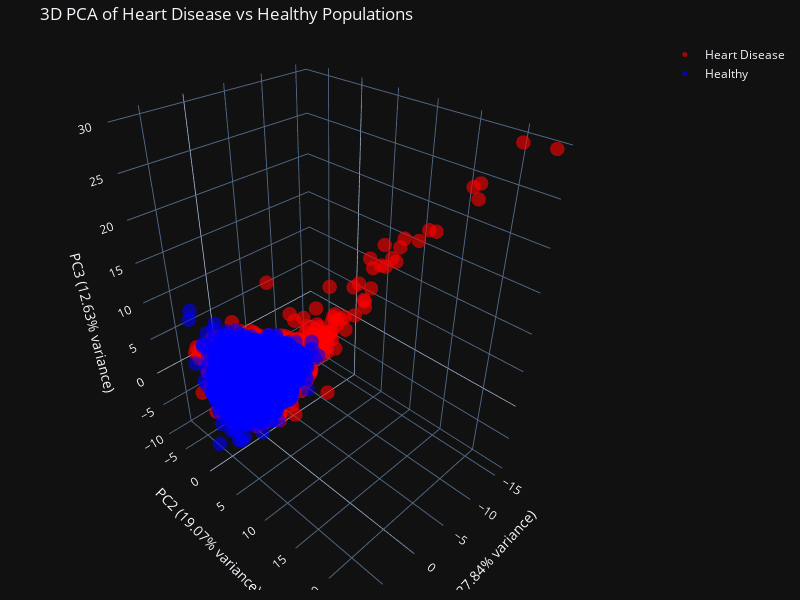

Write notebook code for a chart like this one.
### Code cell
# Apply PCA to both groups
pca_df_heart, variance_ratio_heart = apply_pca_3d(heart_disease_data, 'Heart Disease')
pca_df_healthy, variance_ratio_healthy = apply_pca_3d(healthy_data, 'Healthy')

# Create interactive 3D scatter plot
fig = go.Figure()

# Add Heart Disease data with eid in hover
fig.add_trace(go.Scatter3d(
    x=pca_df_heart['PC1'],
    y=pca_df_heart['PC2'],
    z=pca_df_heart['PC3'],
    mode='markers',
    marker=dict(size=5, color='red', opacity=0.6),
    name='Heart Disease',
    hovertemplate='eid: %{customdata}<extra></extra>',
    customdata=pca_df_heart['eid']
))

# Add Healthy data with eid in hover
fig.add_trace(go.Scatter3d(
    x=pca_df_healthy['PC1'],
    y=pca_df_healthy['PC2'],
    z=pca_df_healthy['PC3'],
    mode='markers',
    marker=dict(size=5, color='blue', opacity=0.6),
    name='Healthy',
    hovertemplate='eid: %{customdata}<extra></extra>',
    customdata=pca_df_healthy['eid']
))

# Update layout
fig.update_layout(
    title='3D PCA of Heart Disease vs Healthy Populations',
    scene=dict(
        xaxis_title=f'PC1 ({variance_ratio_heart[0]:.2%} variance)',
        yaxis_title=f'PC2 ({variance_ratio_heart[1]:.2%} variance)',
        zaxis_title=f'PC3 ({variance_ratio_heart[2]:.2%} variance)'
    ),
    width=800,
    height=600,
    margin=dict(r=20, b=10, l=10, t=40)
)

# Show the plot
fig.show()

### Figure 1 — Plotly figure (JSON) as saved in the notebook; plotly's stock layout.template omitted (floating-point values rounded to 4 significant figures; data arrays with more than 128 entries replaced by an {"elided": "..."} marker saying what was removed)
{"data": [{"customdata": {"elided": "21942 int values"}, "hovertemplate": "eid: %{customdata}<extra></extra>", "marker": {"color": "red", "opacity": 0.6, "size": 5}, "mode": "markers", "name": "Heart Disease", "x": {"elided": "21942 float values"}, "y": {"elided": "21942 float values"}, "z": {"elided": "21942 float values"}, "type": "scatter3d"}, {"customdata": {"elided": "24447 int values"}, "hovertemplate": "eid: %{customdata}<extra></extra>", "marker": {"color": "blue", "opacity": 0.6, "size": 5}, "mode": "markers", "name": "Healthy", "x": {"elided": "24447 float values"}, "y": {"elided": "24447 float values"}, "z": {"elided": "24447 float values"}, "type": "scatter3d"}], "layout": {"margin": {"r": 20, "b": 10, "l": 10, "t": 40}, "title": {"text": "3D PCA of Heart Disease vs Healthy Populations"}, "scene": {"xaxis": {"title": {"text": "PC1 (27.84% variance)"}}, "yaxis": {"title": {"text": "PC2 (19.07% variance)"}}, "zaxis": {"title": {"text": "PC3 (12.63% variance)"}}}, "width": 800, "height": 600}}
